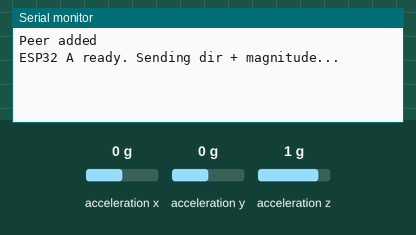
Recording of a sketch running on a simulated ESP32. On the bench: the last lines printed to the serial monitor. Wiring (inferred from the names in the program): MPU-6050 motion sensor at I2C address 0x68. The test bench sets the inputs (shaded band); at power-on: acceleration x 0 g, acceleration y 0 g, acceleration z 1 g.

Above: at 2.7 s.
2.8 s: acceleration x set to -1.4 g
At 3.6 s:
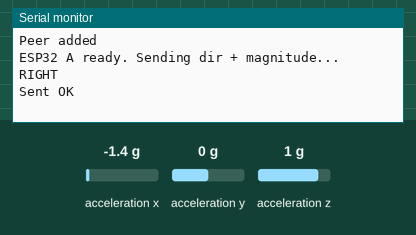
4.3 s: acceleration y set to -1.4 g
At 5.2 s:
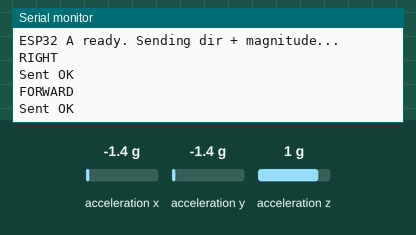
5.8 s: acceleration y set to 1.4 g
At 7.2 s:
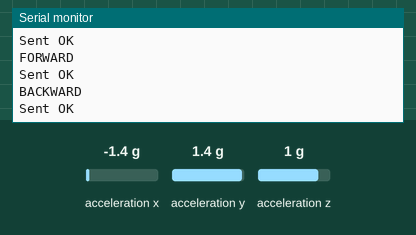

Measured:
- after the input at 2.8 s, the serial monitor: prints a new line at once (image 1)
- after the input at 4.3 s, the serial monitor: prints a new line at once (image 2)
- after the input at 5.8 s, the serial monitor: prints a new line at once (image 3)

The sketch:

esp32_gesture_transmitter.ino
```cpp
#include <Wire.h>       // I2C communication (MPU6050)
#include <WiFi.h>       // WiFi required for ESP-NOW
#include <esp_now.h>    // ESP-NOW protocol

// ==================== MPU6050 ====================
const uint8_t MPU_ADDR = 0x68;
// Default MPU6050 I2C address (0x69 if AD0 pin pulled high)

// ==================== TUNING CONSTANTS ====================
const int THRESH = 8000;           // Minimum tilt magnitude to count as a gesture
const int COOLDOWN_MS = 100;       // Minimum time between packets
const int SAMPLE_DELAY_MS = 20;    // Loop sampling rate

// ==================== ESP-NOW PEER ====================
// MAC address of receiver ESP32 (found using WiFi scan/tester code)
uint8_t peerMac[] = {0x84, 0x1F, 0xE8, 0x29, 0x96, 0xA8};

// ==================== DATA PACKET ====================
// Small, fixed-size packet for fast ESP-NOW transmission
typedef struct __attribute__((packed)) {
  int8_t dir;     // 1=RIGHT, 2=LEFT, 3=FORWARD, 4=BACKWARD
  int16_t mag;    // Raw magnitude of tilt (strength of gesture)
} GesturePacket;

GesturePacket pkt;

// ==================== MPU6050 SETUP ====================
// Wakes MPU6050 from sleep mode
void wakeMPU() {
  Wire.beginTransmission(MPU_ADDR);
  Wire.write(0x6B);     // Power management register
  Wire.write(0x00);     // Set to zero
  Wire.endTransmission();
}

// ==================== ACCELEROMETER READ ====================
// Reads X and Y acceleration values from MPU6050
// Returns false if I2C communication fails
bool readAccelXY(int16_t &ax, int16_t &ay) {

  Wire.beginTransmission(MPU_ADDR);
  Wire.write(0x3B);
  // 0x3B = ACCEL_XOUT_H -> start of X/Y accel data

  // Send register pointer, keep bus active (repeated start)
  if (Wire.endTransmission(false) != 0) return false;

  // Request 4 bytes: X_H, X_L, Y_H, Y_L
  if (Wire.requestFrom((int)MPU_ADDR, 4, true) != 4) return false;

  // Combine high + low bytes into signed 16-bit values
  ax = (Wire.read() << 8) | Wire.read();
  ay = (Wire.read() << 8) | Wire.read();

  return true;
}

// ==================== ESP32 SETUP ====================
void setupEspNow() {
  WiFi.mode(WIFI_STA);   // Required for ESP32

  if (esp_now_init() != ESP_OK) {
    Serial.println("ESP-NOW init failed");
    return;
  }

  // Define peer (receiver ESP32)
  esp_now_peer_info_t peerInfo = {};
  memcpy(peerInfo.peer_addr, peerMac, 6);
  peerInfo.channel = 0;      // Same channel
  peerInfo.encrypt = false; // No encryption (simpler, faster)

  if (esp_now_add_peer(&peerInfo) != ESP_OK)
    Serial.println("Failed to add peer");
  else
    Serial.println("Peer added");
}

// ==================== SEND PACKET ====================
void sendPacket(const GesturePacket &p) {
  esp_err_t result = esp_now_send(peerMac, (uint8_t *)&p, sizeof(GesturePacket));

  if (result == ESP_OK) Serial.println("Sent OK");
  else Serial.println("Send FAIL");
}

// ==================== SETUP ====================
void setup() {
  Serial.begin(115200);
  delay(1500);   // Allow time for Serial Monitor

  // Initialise I2C (ESP32 default pins)
  Wire.begin(21, 22);
  Wire.setClock(100000);  // Standard 100kHz I2C
  wakeMPU();

  setupEspNow();
  Serial.println("ESP32 A ready. Sending dir + magnitude...");
}

// ==================== MAIN LOOP ====================
void loop() {
  static unsigned long lastSend = 0;     // Timestamp of last sent packet
  static int8_t lastDir = 0;             // Previously sent direction
  static int16_t lastMagBucket = -1;     // Previously sent magnitude bucket

  int16_t ax, ay;

  // Read accelerometer; stop if read fails
  if (!readAccelXY(ax, ay)) {
    Serial.println("MPU read failed");
    delay(200);
    return;
  }

  int8_t dir = 0;
  int16_t mag = 0;

  // Determine dominant axis
  // Whichever axis has larger absolute value defines gesture
  // ax > 0 -> LEFT, ax < 0 -> RIGHT
  // ay < 0 -> FORWARD, ay > 0 -> BACKWARD
  if (abs(ax) > abs(ay)) {
    mag = abs(ax);
    if (mag > THRESH)
      dir = (ax > 0) ? 2 : 1;
  } else {
    mag = abs(ay);
    if (mag > THRESH)
      dir = (ay < 0) ? 3 : 4;
  }

  // No valid gesture -> do nothing
  if (dir == 0) {
    delay(SAMPLE_DELAY_MS);
    return;
  }

  // ==================== MAGNITUDE BUCKETING ====================
  // Convert raw magnitude into discrete levels (1..7)
  // This prevents wireless spam from tiny fluctuations
  int16_t magClamped = mag;
  if (magClamped > 20000) magClamped = 20000;

  int16_t bucket = map(magClamped, THRESH, 20000, 1, 7);
  if (bucket < 1) bucket = 1;
  if (bucket > 7) bucket = 7;

  // ==================== SEND CONDITIONS ====================
  // Send only if:
  // - cooldown passed
  // - direction changed OR strength changed meaningfully
  if (millis() - lastSend > COOLDOWN_MS && (dir != lastDir || bucket != lastMagBucket)) {

    lastSend = millis();
    lastDir = dir;
    lastMagBucket = bucket;

    pkt.dir = dir;
    pkt.mag = mag;  // Send raw magnitude

    // Debug output
    if (dir == 1) Serial.println("RIGHT");
    else if (dir == 2) Serial.println("LEFT");
    else if (dir == 3) Serial.println("FORWARD");
    else if (dir == 4) Serial.println("BACKWARD");

    sendPacket(pkt);
  }

  delay(SAMPLE_DELAY_MS);
}
```
